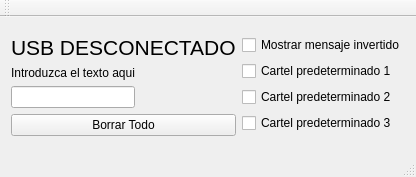
<?xml version="1.0" encoding="UTF-8"?>
<ui version="4.0">
 <class>MainWindow</class>
 <widget class="QMainWindow" name="MainWindow">
  <property name="geometry">
   <rect>
    <x>0</x>
    <y>0</y>
    <width>381</width>
    <height>177</height>
   </rect>
  </property>
  <property name="windowTitle">
   <string>MainWindow</string>
  </property>
  <widget class="QWidget" name="centralWidget">
   <layout class="QVBoxLayout" name="verticalLayout_5">
    <item>
     <layout class="QHBoxLayout" name="horizontalLayout_2">
      <item>
       <layout class="QVBoxLayout" name="verticalLayout_3">
        <item>
         <layout class="QVBoxLayout" name="verticalLayout_2">
          <item>
           <widget class="QLabel" name="label_estado">
            <property name="font">
             <font>
              <pointsize>16</pointsize>
             </font>
            </property>
            <property name="text">
             <string>USB DESCONECTADO</string>
            </property>
           </widget>
          </item>
          <item>
           <layout class="QHBoxLayout" name="horizontalLayout">
            <item>
             <layout class="QVBoxLayout" name="verticalLayout">
              <item>
               <widget class="QLabel" name="label">
                <property name="text">
                 <string>Introduzca el texto aqui</string>
                </property>
               </widget>
              </item>
              <item>
               <widget class="QLineEdit" name="lineEdit"/>
              </item>
             </layout>
            </item>
            <item>
             <spacer name="horizontalSpacer">
              <property name="orientation">
               <enum>Qt::Horizontal</enum>
              </property>
              <property name="sizeHint" stdset="0">
               <size>
                <width>40</width>
                <height>20</height>
               </size>
              </property>
             </spacer>
            </item>
           </layout>
          </item>
         </layout>
        </item>
        <item>
         <widget class="QPushButton" name="pushButton_borrar">
          <property name="text">
           <string>Borrar Todo</string>
          </property>
         </widget>
        </item>
       </layout>
      </item>
      <item>
       <layout class="QVBoxLayout" name="verticalLayout_4">
        <item>
         <widget class="QCheckBox" name="checkBox">
          <property name="text">
           <string>Mostrar mensaje invertido</string>
          </property>
         </widget>
        </item>
        <item>
         <widget class="QCheckBox" name="checkBox_a">
          <property name="text">
           <string>Cartel predeterminado 1</string>
          </property>
         </widget>
        </item>
        <item>
         <widget class="QCheckBox" name="checkBox_b">
          <property name="text">
           <string>Cartel predeterminado 2</string>
          </property>
         </widget>
        </item>
        <item>
         <widget class="QCheckBox" name="checkBox_c">
          <property name="text">
           <string>Cartel predeterminado 3</string>
          </property>
         </widget>
        </item>
       </layout>
      </item>
     </layout>
    </item>
   </layout>
  </widget>
  <widget class="QMenuBar" name="menuBar">
   <property name="geometry">
    <rect>
     <x>0</x>
     <y>0</y>
     <width>381</width>
     <height>21</height>
    </rect>
   </property>
  </widget>
  <widget class="QToolBar" name="mainToolBar">
   <attribute name="toolBarArea">
    <enum>TopToolBarArea</enum>
   </attribute>
   <attribute name="toolBarBreak">
    <bool>false</bool>
   </attribute>
  </widget>
  <widget class="QStatusBar" name="statusBar"/>
 </widget>
 <layoutdefault spacing="6" margin="11"/>
 <resources/>
 <connections/>
</ui>
